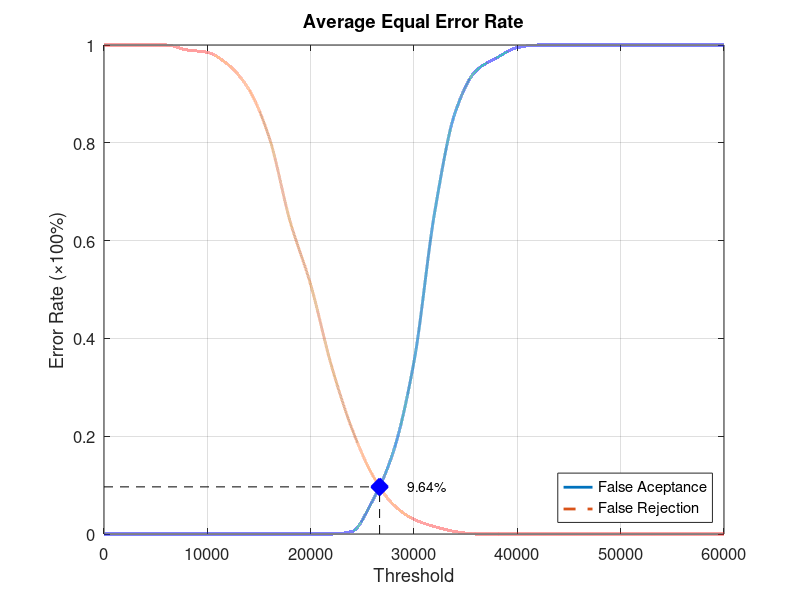
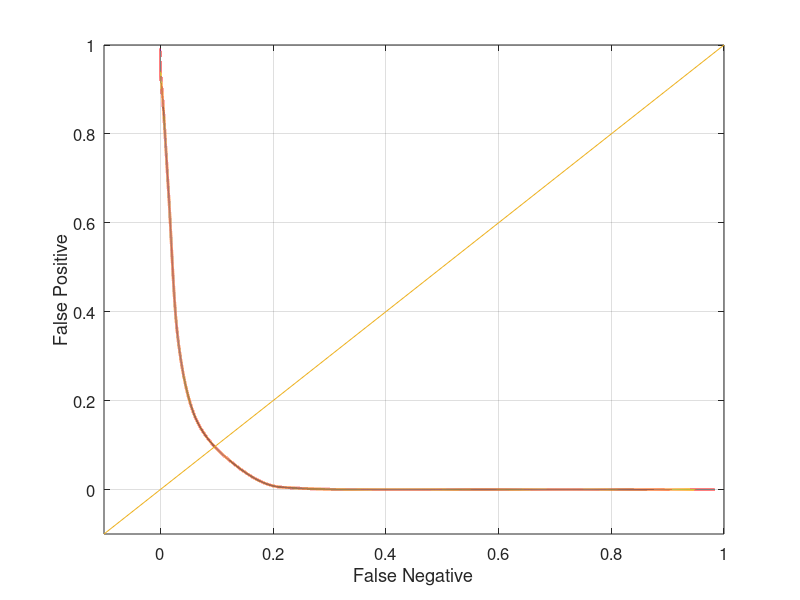

Source code (MATLAB) for these figures, in order:
function yEER = Database5_4
close all;
clear;
clc;
x = 0:2000:60000;
xq = 0:0.5:60000;

y0 = [0 0 0 0 0 0 0 0 0 0 0 0 0.00526316 0.0684211 0.168421 0.352632 0.657895 0.863158 0.947368 0.973684 0.994737 1 1 1 1 1 1 1 1 1 1];
yy0 = interp1(x, y0, xq, 'pchip');
y1 = [1 1 1 1 0.99 0.985 0.96 0.91 0.81 0.64 0.51 0.345 0.215 0.12 0.06 0.03 0.015 0.005 0 0 0 0 0 0 0 0 0 0 0 0 0];
yy1 = interp1(x, y1, xq, 'pchip');

% Calculating EER: 
y2 = abs(y0 - y1);
find(y2 == min(y2))
yy2 = abs(yy0 - yy1);
xEER = find(yy2 == min(yy2));
xEERIndex = xq(xEER) % X-axis EER
yEER = yy0(xEER) % Y-axis EER

main = figure
plot(xq, yy0,'-','LineWidth', 2);	hold on
plot(xq, yy1,'--','LineWidth', 2);	hold on
plot([xEERIndex xEERIndex], [0 yEER], 'k--');	hold on
plot([0 xEERIndex], [yEER yEER], 'k--');	hold on
plot(xEERIndex, yEER, 'bx', 'LineWidth', 10);	hold on
text(xEERIndex + 10 * xEERIndex / 100, yEER, [num2str(round((10000 * yEER)) / 100) '%'])
legend('False Aceptance', 'False Rejection', 'Location', 'SouthEast')
xlabel('Threshold')
ylabel('Error Rate (\times100%)')
title('Average Equal Error Rate')
set(gca, 'FontSize', 12)
axis([0 60000 0 1])
grid on

print(main, 'Database5_4Main', '-dpng');
FNRxFPR = figure('Color', [1 1 1]);
plot(yy1, yy0, '-', yy1, yy0, 'LineWidth', 2);
hold on
y = -0.1:0.1:1
plot(y, y); 
set(gca, 'FontSize', 12)
xlabel('False Negative')
ylabel('False Positive')
axis([-0.1 1 -0.1 1])
set(gca, 'FontSize', 12)
grid on

print(FNRxFPR, 'Database5_4FNRxFPR','-dpng');
end
